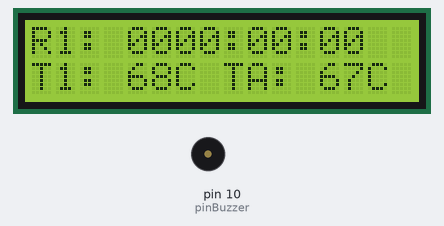
This sketch was run on a simulated Arduino Uno, built with avr-gcc and run on an emulated ATmega328P. Shown: 16×2 character LCD, buzzer (waves = sounding).

Above: at 0.3 s.
At 9.4 s:
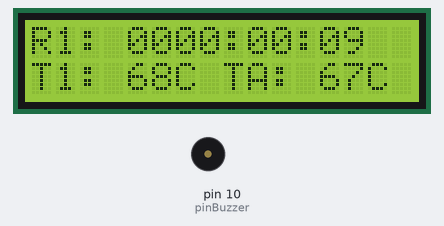
At 19.4 s:
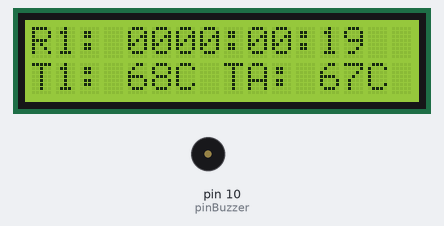
At 38.6 s:
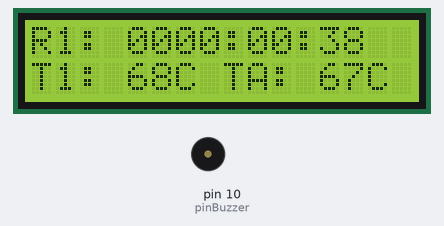
Timing chart, 0 to 40.0 s (numbered marks = the images above):
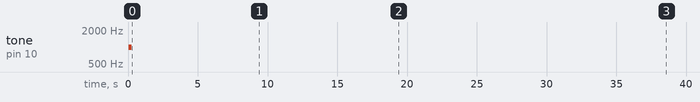

The sketch:

main.ino
```cpp
#include <LiquidCrystal.h>
#include <TimerOne.h>

#define pinLcd1 12
#define pinLcd2 11
#define pinLcd3 5
#define pinLcd4 4
#define pinLcd5 3
#define pinLcd6 2
#define pinLcd7 6
#define pinBuzzer 10

//Define os pinos que serão utilizados para ligação ao display
LiquidCrystal lcd(pinLcd1, pinLcd2, pinLcd3, pinLcd4, pinLcd5, pinLcd6);
int tempoEmSegundos = 0;
char tempoFormatado;

void setup()
{
  Serial.begin(9600);
  //Define o número de colunas e linhas do LCD
  lcd.begin(16, 2);
  pinMode(pinLcd7,OUTPUT); //DECLARA QUE O PINO 6 É UMA SAÍDA
  pinMode(pinBuzzer,OUTPUT); //Pino do buzzer
  analogWrite(6,50); //ESCREVE O VALOR 50 NA PORTA 6 (CONTROLE DO CONTRASTE VIA PWM)
  Timer1.initialize(1000000);
  Timer1.attachInterrupt(somaTempo);
}

void loop()
{
  //Limpa a tela
  lcd.clear();
  //Posiciona o cursor na coluna 3, linha 0;
  lcd.setCursor(0, 0);
  //Envia o texto entre aspas para o LCD
  lcd.print("R1:");
  lcd.setCursor(4, 0);
  lcd.print(TimeToString(tempoEmSegundos));
  lcd.setCursor(0, 1);
  //lcd.print("Mostura " + (char)tempoEmSegundos + "| Temp: 20C°");
  lcd.print("T1:");
  lcd.setCursor(4, 1);
  lcd.print("68C");
  lcd.setCursor(8, 1);
  lcd.print("TA:");
  lcd.setCursor(12, 1);
  lcd.print("67C");

  delay(1000);
}

void somaTempo()
{
  tempoEmSegundos = tempoEmSegundos + 1;
}

char * TimeToString(unsigned long t)
{
   static char str[12];
   long h = t / 3600;
   t = t % 3600;
   int m = t / 60;
   int s = t % 60;
   if(s<1)
    {
      tone(pinBuzzer, 1000);
      delay(200);
      noTone(pinBuzzer);
    }
   sprintf(str, "%04ld:%02d:%02d", h, m, s);
   return str;
}
```

Measured:
- by itself, tone on pin 10 (pinBuzzer): silent → 1000 Hz at 0.07 s, → silent 0.20 s later
- what the display in image 0 shows lasts 1.0 s, from 0.3 s to 1.3 s
